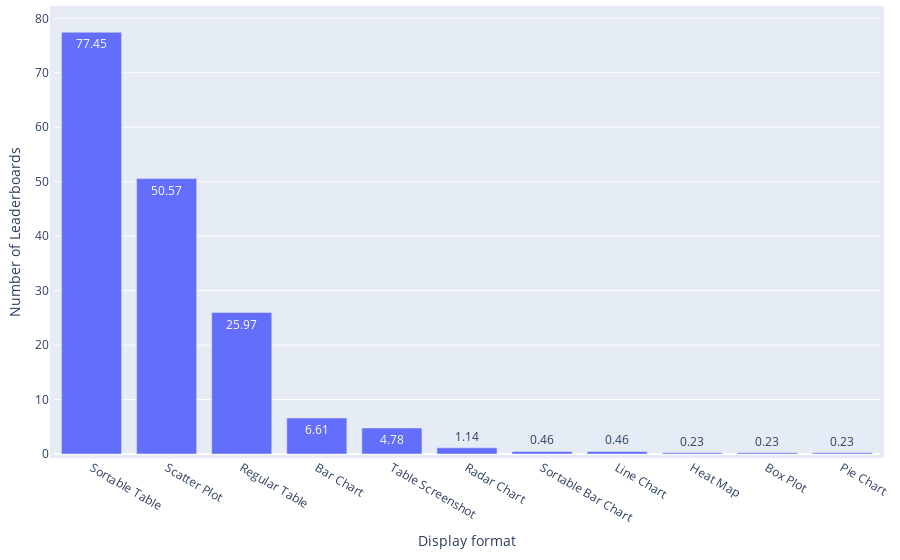

Notebook code cell kept with this figure:
### Code cell
df = pd.read_csv(path_meta / 'leaderboard_processed.csv')
df['Display formats'] = df['Display formats'].apply(ast.literal_eval)

df_split = df.explode('Display formats')['Display formats'].value_counts().reset_index(name='Frequency')
print(f"{df_split['Display formats'].iloc[0]} is the most popular display format of leaderboards, accounting for {round(df_split['Frequency'].iloc[0]/len(df)*100,2)}% ({df_split['Frequency'].iloc[0]} out of {len(df)}) leaderboard systems.")
df_split['Weight'] = 1

statistics = {
    'Distribution': 'Leaderboard Systems across Display Formats',
    'Mean': np.mean(df_split['Frequency']),
    'Median': np.median(df_split['Frequency']),
    'IQR': df_split['Frequency'].quantile(0.75) - df_split['Frequency'].quantile(0.25),
    'Gini Coefficient': ineqpy.inequality.gini(data=df_split, income='Frequency', weights='Weight'),
}
if os.path.exists(path_meta / 'leaderboard_statistics.csv'):
    df_statistics = pd.read_csv(path_meta / 'leaderboard_statistics.csv')
else:
    df_statistics = pd.DataFrame()
df_statistics = pd.concat([df_statistics, pd.DataFrame([statistics])], ignore_index=True)
df_statistics.drop_duplicates(subset=['Distribution'], keep='last', inplace=True)
df_statistics.sort_values(by='Distribution', inplace=True)
df_statistics.to_csv(path_meta / 'leaderboard_statistics.csv', index=False)

df_split['Ratio'] = round(df_split['Frequency'] / len(df) * 100, 2)

fig = px.bar(
    x=df_split['Display formats'],
    y=df_split['Ratio'],
    text_auto=True,
    labels={'x': 'Display format', 'y': 'Number of Leaderboards'},
)
# Update the layout for a tighter look
fig.update_layout(
    autosize=True,
    margin=dict(
        l=10,  # Left margin
        r=10,  # Right margin
        b=10,  # Bottom margin
        t=10,  # Top margin
        pad=4  # Padding between the plot and the margin
    )
)
fig.show()

### Figure 1 — Plotly figure (JSON) as saved in the notebook; plotly's stock layout.template omitted (floating-point values rounded to 4 significant figures)
{"data": [{"alignmentgroup": "True", "hovertemplate": "Display format=%{x}<br>Number of Leaderboards=%{y}<extra></extra>", "legendgroup": "", "marker": {"color": "#636efa", "pattern": {"shape": ""}}, "name": "", "offsetgroup": "", "orientation": "v", "showlegend": false, "textposition": "auto", "texttemplate": "%{y}", "type": "bar", "x": ["Sortable Table", "Scatter Plot", "Regular Table", "Bar Chart", "Table Screenshot", "Radar Chart", "Sortable Bar Chart", "Line Chart", "Heat Map", "Box Plot", "Pie Chart"], "xaxis": "x", "y": [77.45, 50.57, 25.97, 6.61, 4.78, 1.14, 0.46, 0.46, 0.23, 0.23, 0.23], "yaxis": "y"}], "layout": {"autosize": true, "barmode": "relative", "legend": {"tracegroupgap": 0}, "margin": {"b": 10, "l": 10, "pad": 4, "r": 10, "t": 10}, "xaxis": {"anchor": "y", "domain": [0, 1], "title": {"text": "Display format"}}, "yaxis": {"anchor": "x", "domain": [0, 1], "title": {"text": "Number of Leaderboards"}}}}
